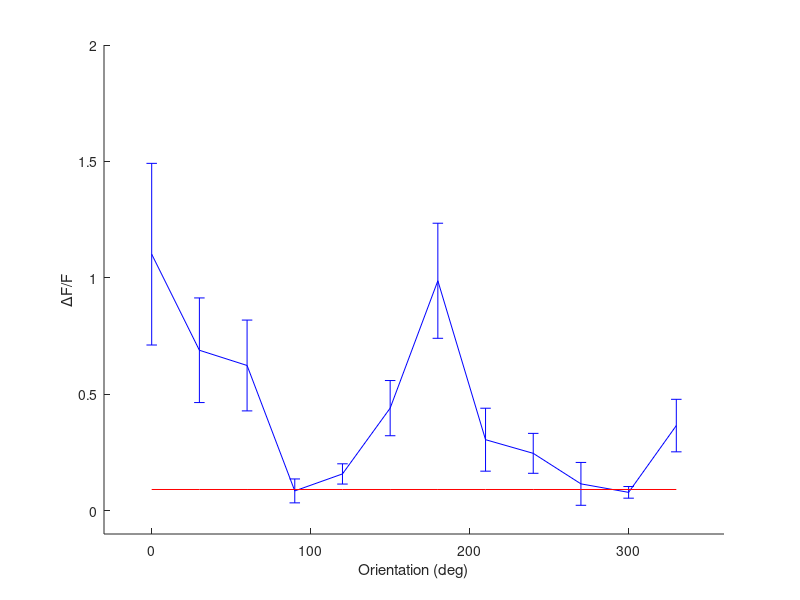

Source code (MATLAB):
%Now that we have looked at the trial-averaged response, 
%we have an idea of which orientations the neuron is most responsive to. 
%To quantify the response of the cell to each orientation, 
%we need to calculate the orientation tuning curve. 
%This curve is generated by calculating the mean response of the neuron 
%during the ON period, and comparing with its response during the OFF period.

%To do this we will again start by extracting a 1x2880 DF/F vector for our one cell, 
%and reshape this vector into a 3D matrix of size SamplesPerOri x NumOrientations x NumTrials.

load('DFF.mat');      

SamplesPerOri = 40;
NumOrientations = 12;
NumTrials = 6;
cell = 1; % this is the cell that we will analyze
        
dff_cell = DFF(cell,:); % extract dff trace for our cell
dff_reshaped = reshape(dff_cell,SamplesPerOri,NumOrientations,NumTrials);

%Define ON and OFF periods as vectors extracted with appropriate indices. 
%Extract the time-averaged response for each orientation and trial, 
%and store them into AveON and AveOFF. 
%There will be NO averaging over trials (AveON and AveOFF) will be 2D.

ON_period = 21:40;
OFF_period = 11:20;
        
AveON = mean(dff_reshaped(ON_period,:,:), 1);
AveOFF = mean(dff_reshaped(OFF_period,:,:), 1);

AveON = squeeze(AveON);
AveOFF = squeeze(AveOFF); 

%Calculate the mean and standard error (over trials) of the AveON matrix, 
%assigned to ON_mean and ON_sem respectively. 
%These values will be used to plot the tuning curve, with error bars.

Orientations = 0:30:330;
        
ON_mean = mean(AveON,2);
ON_sem = std(AveON,[],2)/sqrt(NumTrials);

%The AveOFF matrix will be used to estimate the baseline (i.e. spontaneous) activity. 
% Calculate a single value by averaging over both dimensions (orientations and trials), 
% assigning this value to OFF_mean. This baseline will then be plotted as a horizontal line,  
% given by the assignment of OFF_line.

OFF_mean = mean(AveOFF(:));
OFF_line = OFF_mean*ones(size(Orientations)); % this generates a baseline you can plot 

%The tuning curve is now plotted.

figure
hold on
errorbar(Orientations,ON_mean,ON_sem,'b') % plot ON tuning curve       
plot(Orientations,OFF_line,'r') % plot OFF spontaneous activity
xlim([-30 360])
ylim([min(ylim)-0.1, max(ylim)])
xlabel('Orientation (deg)')
ylabel('\DeltaF/F')
